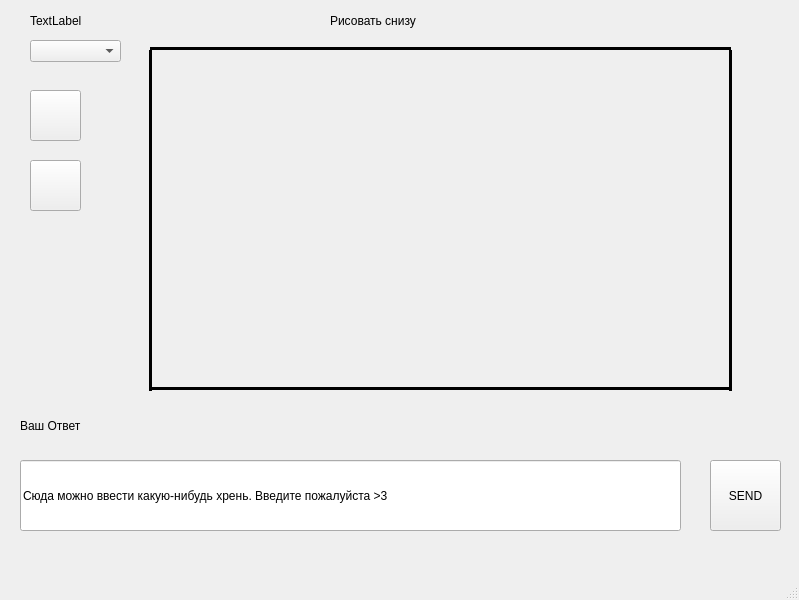
<?xml version="1.0" encoding="UTF-8"?>
<ui version="4.0">
 <class>MainWindow</class>
 <widget class="QMainWindow" name="MainWindow">
  <property name="geometry">
   <rect>
    <x>0</x>
    <y>0</y>
    <width>799</width>
    <height>600</height>
   </rect>
  </property>
  <property name="windowTitle">
   <string>MainWindow</string>
  </property>
  <widget class="QWidget" name="centralwidget">
   <widget class="QLineEdit" name="TextToSend">
    <property name="geometry">
     <rect>
      <x>20</x>
      <y>460</y>
      <width>661</width>
      <height>71</height>
     </rect>
    </property>
    <property name="text">
     <string>Сюда можно ввести какую-нибудь хрень. Введите пожалуйста &gt;3</string>
    </property>
   </widget>
   <widget class="QPushButton" name="sendButton">
    <property name="geometry">
     <rect>
      <x>710</x>
      <y>460</y>
      <width>71</width>
      <height>71</height>
     </rect>
    </property>
    <property name="text">
     <string>SEND</string>
    </property>
   </widget>
   <widget class="QLabel" name="uselessLabel">
    <property name="geometry">
     <rect>
      <x>330</x>
      <y>0</y>
      <width>91</width>
      <height>41</height>
     </rect>
    </property>
    <property name="text">
     <string>Рисовать снизу</string>
    </property>
   </widget>
   <widget class="QComboBox" name="combo">
    <property name="geometry">
     <rect>
      <x>30</x>
      <y>40</y>
      <width>91</width>
      <height>22</height>
     </rect>
    </property>
   </widget>
   <widget class="QLabel" name="size_text">
    <property name="geometry">
     <rect>
      <x>30</x>
      <y>10</y>
      <width>81</width>
      <height>21</height>
     </rect>
    </property>
    <property name="text">
     <string>TextLabel</string>
    </property>
   </widget>
   <widget class="QPushButton" name="blc">
    <property name="geometry">
     <rect>
      <x>30</x>
      <y>90</y>
      <width>51</width>
      <height>51</height>
     </rect>
    </property>
    <property name="text">
     <string/>
    </property>
   </widget>
   <widget class="QPushButton" name="wht">
    <property name="geometry">
     <rect>
      <x>30</x>
      <y>160</y>
      <width>51</width>
      <height>51</height>
     </rect>
    </property>
    <property name="text">
     <string/>
    </property>
   </widget>
   <widget class="Line" name="line">
    <property name="geometry">
     <rect>
      <x>150</x>
      <y>40</y>
      <width>581</width>
      <height>16</height>
     </rect>
    </property>
    <property name="frameShadow">
     <enum>QFrame::Plain</enum>
    </property>
    <property name="lineWidth">
     <number>3</number>
    </property>
    <property name="orientation">
     <enum>Qt::Horizontal</enum>
    </property>
   </widget>
   <widget class="Line" name="line_2">
    <property name="windowModality">
     <enum>Qt::ApplicationModal</enum>
    </property>
    <property name="geometry">
     <rect>
      <x>140</x>
      <y>50</y>
      <width>20</width>
      <height>341</height>
     </rect>
    </property>
    <property name="frameShadow">
     <enum>QFrame::Plain</enum>
    </property>
    <property name="lineWidth">
     <number>3</number>
    </property>
    <property name="orientation">
     <enum>Qt::Vertical</enum>
    </property>
   </widget>
   <widget class="Line" name="line_3">
    <property name="geometry">
     <rect>
      <x>720</x>
      <y>50</y>
      <width>20</width>
      <height>341</height>
     </rect>
    </property>
    <property name="frameShadow">
     <enum>QFrame::Plain</enum>
    </property>
    <property name="lineWidth">
     <number>3</number>
    </property>
    <property name="orientation">
     <enum>Qt::Vertical</enum>
    </property>
   </widget>
   <widget class="Line" name="line_4">
    <property name="geometry">
     <rect>
      <x>150</x>
      <y>380</y>
      <width>581</width>
      <height>16</height>
     </rect>
    </property>
    <property name="frameShadow">
     <enum>QFrame::Plain</enum>
    </property>
    <property name="lineWidth">
     <number>3</number>
    </property>
    <property name="orientation">
     <enum>Qt::Horizontal</enum>
    </property>
   </widget>
   <widget class="QLabel" name="Answer">
    <property name="geometry">
     <rect>
      <x>20</x>
      <y>400</y>
      <width>271</width>
      <height>51</height>
     </rect>
    </property>
    <property name="frameShape">
     <enum>QFrame::NoFrame</enum>
    </property>
    <property name="lineWidth">
     <number>1</number>
    </property>
    <property name="text">
     <string>Ваш Ответ</string>
    </property>
    <property name="scaledContents">
     <bool>false</bool>
    </property>
   </widget>
  </widget>
  <widget class="QMenuBar" name="menubar">
   <property name="geometry">
    <rect>
     <x>0</x>
     <y>0</y>
     <width>799</width>
     <height>21</height>
    </rect>
   </property>
  </widget>
  <widget class="QStatusBar" name="statusbar"/>
 </widget>
 <resources/>
 <connections/>
</ui>
